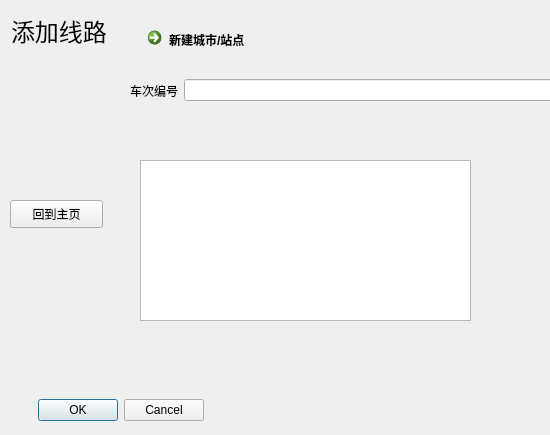
<?xml version="1.0" encoding="UTF-8"?>
<ui version="4.0">
 <class>adminadd</class>
 <widget class="QDialog" name="adminadd">
  <property name="geometry">
   <rect>
    <x>0</x>
    <y>0</y>
    <width>550</width>
    <height>435</height>
   </rect>
  </property>
  <property name="windowTitle">
   <string>Dialog</string>
  </property>
  <widget class="QLabel" name="label_2">
   <property name="geometry">
    <rect>
     <x>11</x>
     <y>11</y>
     <width>120</width>
     <height>39</height>
    </rect>
   </property>
   <property name="font">
    <font>
     <family>微软雅黑 Light</family>
     <pointsize>18</pointsize>
    </font>
   </property>
   <property name="text">
    <string>添加线路</string>
   </property>
  </widget>
  <widget class="QDialogButtonBox" name="buttonBox">
   <property name="geometry">
    <rect>
     <x>11</x>
     <y>396</y>
     <width>193</width>
     <height>28</height>
    </rect>
   </property>
   <property name="orientation">
    <enum>Qt::Horizontal</enum>
   </property>
   <property name="standardButtons">
    <set>QDialogButtonBox::Cancel|QDialogButtonBox::Ok</set>
   </property>
  </widget>
  <widget class="QCommandLinkButton" name="commandLinkButton">
   <property name="geometry">
    <rect>
     <x>140</x>
     <y>20</y>
     <width>424</width>
     <height>40</height>
    </rect>
   </property>
   <property name="text">
    <string>新建城市/站点</string>
   </property>
  </widget>
  <widget class="QWidget" name="">
   <property name="geometry">
    <rect>
     <x>130</x>
     <y>60</y>
     <width>424</width>
     <height>61</height>
    </rect>
   </property>
   <layout class="QHBoxLayout" name="horizontalLayout_3">
    <item>
     <widget class="QLabel" name="label_6">
      <property name="text">
       <string>车次编号</string>
      </property>
     </widget>
    </item>
    <item>
     <widget class="QLineEdit" name="lineEdit_5"/>
    </item>
   </layout>
  </widget>
  <widget class="QTextEdit" name="textEdit">
   <property name="geometry">
    <rect>
     <x>140</x>
     <y>160</y>
     <width>331</width>
     <height>161</height>
    </rect>
   </property>
  </widget>
  <widget class="QPushButton" name="pushButton">
   <property name="geometry">
    <rect>
     <x>10</x>
     <y>200</y>
     <width>93</width>
     <height>28</height>
    </rect>
   </property>
   <property name="text">
    <string>回到主页</string>
   </property>
  </widget>
  <zorder>buttonBox</zorder>
  <zorder>label_2</zorder>
  <zorder>commandLinkButton</zorder>
  <zorder></zorder>
  <zorder>textEdit</zorder>
 </widget>
 <resources/>
 <connections>
  <connection>
   <sender>buttonBox</sender>
   <signal>accepted()</signal>
   <receiver>adminadd</receiver>
   <slot>accept()</slot>
   <hints>
    <hint type="sourcelabel">
     <x>248</x>
     <y>254</y>
    </hint>
    <hint type="destinationlabel">
     <x>157</x>
     <y>274</y>
    </hint>
   </hints>
  </connection>
  <connection>
   <sender>buttonBox</sender>
   <signal>rejected()</signal>
   <receiver>adminadd</receiver>
   <slot>reject()</slot>
   <hints>
    <hint type="sourcelabel">
     <x>316</x>
     <y>260</y>
    </hint>
    <hint type="destinationlabel">
     <x>286</x>
     <y>274</y>
    </hint>
   </hints>
  </connection>
 </connections>
</ui>
